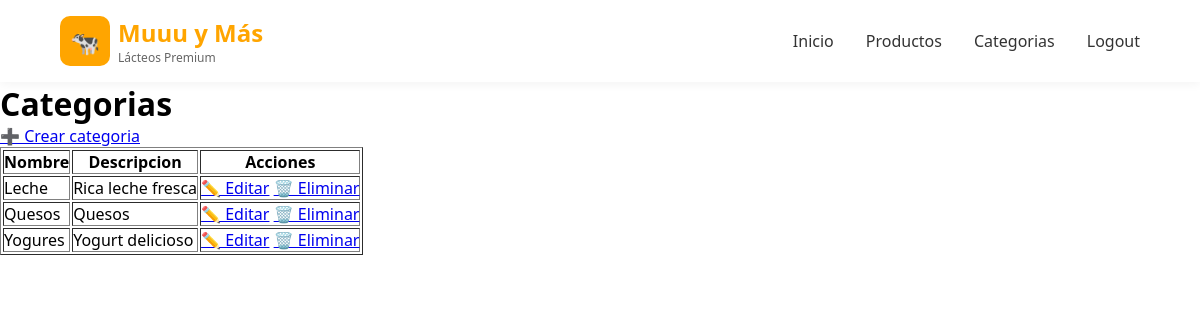
Screenshot of /productos/categorias/ (signed in) with the database file from the repository.
### productos/models.py (models this page shows)
class Categoria(models.Model):
    nombre = models.CharField(max_length=100)
    descripcion = models.TextField()

### productos/views.py (the view)
# urls.py: path('categorias/', views.listar_categorias, name='listar_categorias'),
@login_required(login_url='login')
def listar_categorias(request):
    categorias = Categoria.objects.all()
    return render(request, 'categorias/lista.html', {'categorias': categorias})

### pedidos/context_processors.py (called while the page is built)
def carrito_context(request):
    if request.user.is_authenticated:
        carrito, creado = Carrito.objects.get_or_create(usuario=request.user)
        items = carrito.items.all()
        total = carrito.total()
    else:
        items = []
        total = 0
    return {
        'carrito_items': items,
        'carrito_total': total,
    }

### pedidos/models.py (called while the page is built)
    def total(self):
        return sum(item.subtotal() for item in self.items.all())

### productos/templates/categorias/lista.html (shortened to what this page needs)
{% load static %}
<!DOCTYPE html>
<html>
<head>
    <link rel="stylesheet" href="{% static 'categorias/lista.css' %}">
</head>
<body>
    <nav class="navbar">
        <div class="logo-container">
            <div class="logo">🐄</div>
            <div class="brand-text">
                <h1>Muuu y Más</h1>
                <p>Lácteos Premium</p>
            </div>
        </div>
        <ul class="nav-links">
            <li><a href="{% url 'landingpage' %}">Inicio</a></li>
            <li><a href="{% url 'lista_productos' %}">Productos</a></li>
            <li><a href="{% url 'listar_categorias' %}">Categorias</a></li>
            {% if user.is_authenticated %}
            <li><a href="{% url 'logout' %}">Logout</a></li>
            {% else %}
            <li><a href="{% url 'login' %}">Login</a></li>
            {% endif %}
        </ul>
    </nav>
    <h1>Categorias</h1>
    {% if user.is_authenticated and user.rol == "admin" %}
    <a href="{% url 'crear_categoria' %}">➕ Crear categoria</a>
    {% endif %}
    <table border="1">
        <tr>
            <th>Nombre</th>
            <th>Descripcion</th>
            <th>Acciones</th>
        </tr>
        {% for c in categorias %}
        <tr>
            <td>{{ c.nombre }}</td>
            <td>{{ c.descripcion }}</td>
            <td>
                {% if user.is_authenticated and user.rol == "admin" %}
                <a href="{% url 'editar_categoria' c.id %}">✏️ Editar</a>
                <a href="{% url 'eliminar_categoria' c.id %}">🗑️ Eliminar</a>
                {% endif %}
            </td>
        </tr>
        {% endfor %}
    </table>
</body>
</html>

### productos/static/categorias/lista.css (style rules this page uses)
* { margin: 0; padding: 0; box-sizing: border-box; }
body { font-family: 'Segoe UI', Tahoma, Geneva, Verdana, sans-serif; }
.navbar { display: flex; justify-content: space-between; align-items: center; padding: 1rem 5%; background-color: white; box-shadow: 0 2px 10px rgba(0,0,0,0.05); }
.logo-container { display: flex; align-items: center; gap: 0.5rem; }
.logo { width: 50px; height: 50px; background-color: #FFA500; border-radius: 10px; display: flex; align-items: center; justify-content: center; font-size: 24px; }
.brand-text h1 { color: #FFA500; font-size: 24px; font-weight: bold; }
.brand-text p { color: #666; font-size: 12px; }
.nav-links { display: flex; gap: 2rem; list-style: none; }
.nav-links a { text-decoration: none; color: #333; font-weight: 500; transition: color 0.3s; }

### rows the page displays
Categoria: nombre "Leche", descripcion "Rica leche fresca"
Categoria: nombre "Quesos", descripcion "Quesos"
Categoria: nombre "Yogures", descripcion "Yogurt delicioso"
